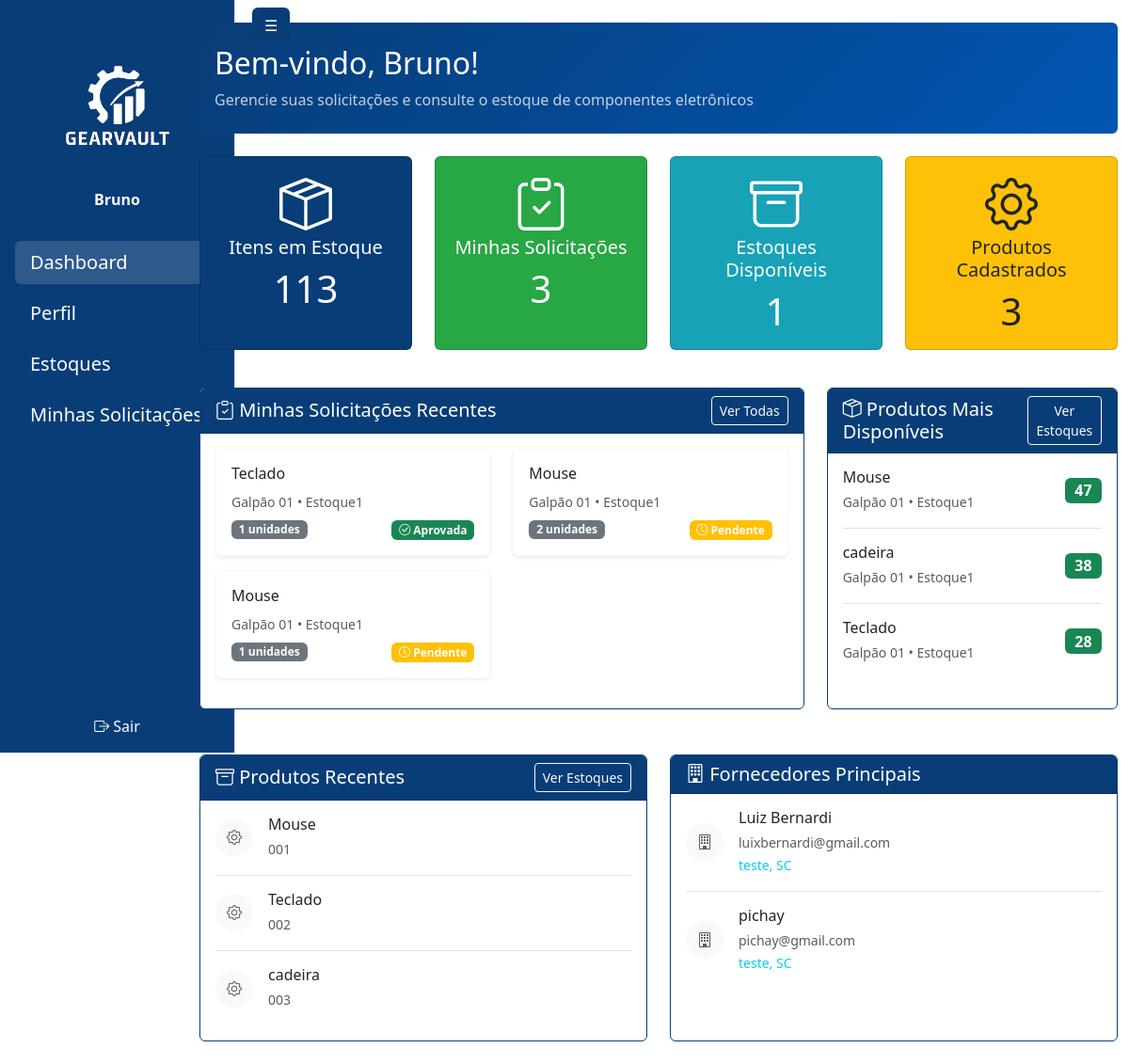
The page /usuario/painel/ (signed in) on the database its author committed.
### gearvault/models.py (models this page shows, shortened)
class SolicitacaoProduto(models.Model):
    STATUS_CHOICES = [
        ('PENDENTE', 'Pendente'),
        ('APROVADA', 'Aprovada'),
        ('REJEITADA', 'Rejeitada'),
    ]
    usuario = models.ForeignKey(
        get_user_model(), on_delete=models.CASCADE, related_name='solicitacoes')
    produto = models.ForeignKey(Produto, on_delete=models.CASCADE)
    local = models.ForeignKey(LocalArmazenamento, on_delete=models.CASCADE)
    quantidade = models.PositiveIntegerField()
    justificativa = models.TextField(
        help_text="Justificativa para a solicitação")
    status = models.CharField(
        max_length=10, choices=STATUS_CHOICES, default='PENDENTE')
    data_solicitacao = models.DateTimeField(auto_now_add=True)
    data_resposta = models.DateTimeField(null=True, blank=True)
    resposta_admin = models.TextField(
        blank=True, null=True, help_text="Resposta do administrador")
    admin_responsavel = models.ForeignKey(
        get_user_model(),
        on_delete=models.SET_NULL,
        null=True,
        blank=True,
        related_name='solicitacoes_processadas'
    )
    class Meta:
        ordering = ['-data_solicitacao']
        verbose_name = 'Solicitação de Produto'
        verbose_name_plural = 'Solicitações de Produtos'

class Produto(models.Model):
    nome = models.CharField(max_length=255)
    codigo = models.CharField(max_length=100, unique=True)
    categoria = models.CharField(max_length=100, blank=True, null=True)
    descricao = models.TextField(blank=True, null=True)
    fornecedores = models.ManyToManyField(
        Fornecedor, blank=True, related_name='produtos')
    imagem = models.ImageField(upload_to='produtos/', blank=True, null=True)

class LocalArmazenamento(models.Model):
    estoque = models.ForeignKey(Estoque, on_delete=models.CASCADE, related_name='locais')
    nome = models.CharField(max_length=255)
    descricao = models.TextField(blank=True, null=True)

class Estoque(models.Model):
    nome = models.CharField(max_length=255)
    descricao = models.TextField(blank=True, null=True)

class Fornecedor(models.Model):
    nome = models.CharField(max_length=255)
    cnpj = models.CharField(  max_length=14, validators=[
        MinLengthValidator(14),
            MaxLengthValidator(14)
        ], blank=False, null=False)
    email = models.EmailField(blank=False, null=False)
    telefone = models.CharField(max_length=11,  validators=[
            MinLengthValidator(11),
            MaxLengthValidator(11)
        ], blank=False, null=False)
    endereco = models.ForeignKey(Endereco, on_delete=models.SET_NULL, blank=False, null=True)

class Endereco(models.Model):
    logradouro = models.CharField(max_length=255)
    numero = models.CharField(max_length=20)
    complemento = models.CharField(max_length=100, blank=True, null=True)
    bairro = models.CharField(max_length=100)
    cidade = models.CharField(max_length=100)
    estado = models.CharField(max_length=2)
    cep = models.CharField(max_length=8)

### gearvault/views.py (the view)
# urls.py: path('painel/', views.usuario_painel, name='usuario_painel'),
@login_required
def usuario_painel(request):
    if request.user.profile.role != 'USUARIO':
        if request.user.profile.role == 'ADMIN':
            return redirect('admin_painel')
        return redirect('login')
    produtos = Produto.objects.all()
    total_produtos = produtos.count()
    total_estoque = ItemCompra.objects.aggregate(
        total=Sum('quantidade'))['total'] or 0
    from .models import SolicitacaoProduto
    minhas_solicitacoes = SolicitacaoProduto.objects.filter(
        usuario=request.user
    ).select_related('produto', 'local', 'local__estoque').order_by('-data_solicitacao')[:5]
    produtos_disponiveis = ItemCompra.objects.values(
        'produto__nome', 'local__nome', 'local__estoque__nome'
    ).annotate(
        quantidade_total=Sum('quantidade')
    ).filter(
        quantidade_total__gt=0
    ).order_by('-quantidade_total')[:5]
    estoques = Estoque.objects.prefetch_related('locais')
    fornecedores = Fornecedor.objects.all()
    contexto = {
        'sidebar_links': get_sidebar_links(request.user),
        'produtos': produtos,
        'total_produtos': total_produtos,
        'total_estoque': total_estoque,
        'minhas_solicitacoes': minhas_solicitacoes,
        'produtos_disponiveis': produtos_disponiveis,
        'estoques': estoques,
        'fornecedores': fornecedores,
    }
    return render(request, 'pages/user/painel.html', contexto)

### gearvault/templates/pages/user/painel.html (shortened to what this page needs)
{% extends 'base.html' %}
{% load static %}
{% block content %}
<div class="container-fluid" id="main-content-panel">
  <div class="row">
    <div class="col-md-2" id="sidebar-panel">
      {% include 'sidebar.html' %}
    </div>
    <div class="col-md-10 mt-4" id="painel-content">
      <div class="row mb-4">
        <div class="col-12">
          <div class="card border-0" style="background: linear-gradient(135deg, #083D77 0%, #0056b3 100%);">
            <div class="card-body text-white py-4">
              <h2 class="mb-2">Bem-vindo, {{ user.get_full_name|default:user.username }}!</h2>
              <p class="mb-0 opacity-75">Gerencie suas solicitações e consulte o estoque de componentes eletrônicos</p>
            </div>
          </div>
        </div>
      </div>
      <div class="row mb-4">
        <div class="col-lg-3 col-md-6 mb-3">
          <div class="card text-white h-100" style="background-color: #083D77;">
            <div class="card-body text-center">
              <i class="bi bi-box-seam display-4 mb-2"></i>
              <h5 class="card-title">Itens em Estoque</h5>
              <p class="card-text display-6">{{ total_estoque }}</p>
            </div>
          </div>
        </div>
        <div class="col-lg-3 col-md-6 mb-3">
          <div class="card text-white h-100" style="background-color: #28a745;">
            <div class="card-body text-center">
              <i class="bi bi-clipboard-check display-4 mb-2"></i>
              <h5 class="card-title">Minhas Solicitações</h5>
              <p class="card-text display-6">{{ minhas_solicitacoes|length }}</p>
            </div>
          </div>
        </div>
        <div class="col-lg-3 col-md-6 mb-3">
          <div class="card text-white h-100" style="background-color: #17a2b8;">
            <div class="card-body text-center">
              <i class="bi bi-archive display-4 mb-2"></i>
              <h5 class="card-title">Estoques Disponíveis</h5>
              <p class="card-text display-6">{{ estoques|length }}</p>
            </div>
          </div>
        </div>
        <div class="col-lg-3 col-md-6 mb-3">
          <div class="card text-white h-100" style="background-color: #ffc107; color: #212529 !important;">
            <div class="card-body text-center">
              <i class="bi bi-gear display-4 mb-2"></i>
              <h5 class="card-title" style="color: #212529 !important;">Produtos Cadastrados</h5>
              <p class="card-text display-6" style="color: #212529 !important;">{{ total_produtos }}</p>
            </div>
          </div>
        </div>
      </div>
      <div class="row mb-4">
        <div class="col-lg-8 mb-4">
          <div class="card h-100" style="border: 1px solid #083D77;">
            <div class="card-header text-white d-flex justify-content-between align-items-center" style="background-color: #083D77;">
              <h5 class="mb-0"><i class="bi bi-clipboard-check"></i> Minhas Solicitações Recentes</h5>
              <a href="{% url 'usuario_minhas_solicitacoes' %}" class="btn btn-sm btn-outline-light">Ver Todas</a>
            </div>
            <div class="card-body">
              {% if minhas_solicitacoes %}
                <div class="row">
                  {% for solicitacao in minhas_solicitacoes|slice:':4' %}
                  <div class="col-md-6 mb-3">
                    <div class="card border-light shadow-sm h-100">
                      <div class="card-body">
                        <h6 class="card-title">{{ solicitacao.produto.nome }}</h6>
                        <p class="card-text mb-2">
                          <small class="text-muted">{{ solicitacao.local.nome }} • {{ solicitacao.local.estoque.nome }}</small>
                        </p>
                        <div class="d-flex justify-content-between align-items-center">
                          <span class="badge bg-secondary">{{ solicitacao.quantidade }} unidades</span>
                          {% if solicitacao.status == 'PENDENTE' %}
                            <span class="badge bg-warning"><i class="bi bi-clock"></i> Pendente</span>
                          {% elif solicitacao.status == 'APROVADA' %}
                            <span class="badge bg-success"><i class="bi bi-check-circle"></i> Aprovada</span>
                          {% elif solicitacao.status == 'REJEITADA' %}
                            <span class="badge bg-danger"><i class="bi bi-x-circle"></i> Rejeitada</span>
                          {% endif %}
                        </div>
                      </div>
                    </div>
                  </div>
                  {% endfor %}
                </div>
              {% endif %}
            </div>
          </div>
        </div>
        <div class="col-lg-4 mb-4">
          <div class="card h-100" style="border: 1px solid #083D77;">
            <div class="card-header text-white d-flex justify-content-between align-items-center" style="background-color: #083D77;">
              <h5 class="mb-0"><i class="bi bi-box-seam"></i> Produtos Mais Disponíveis</h5>
              <a href="{% url 'usuario_estoques' %}" class="btn btn-sm btn-outline-light">Ver Estoques</a>
            </div>
            <div class="card-body">
              {% if produtos_disponiveis %}
                {% for item in produtos_disponiveis|slice:':5' %}
                <div class="d-flex justify-content-between align-items-center mb-3 {% if not forloop.last %}border-bottom pb-3{% endif %}">
                  <div>
                    <h6 class="mb-1">{{ item.produto__nome|truncatechars:25 }}</h6>
                    <small class="text-muted">{{ item.local__nome }} • {{ item.local__estoque__nome }}</small>
                  </div>
                  <span class="badge bg-success fs-6">{{ item.quantidade_total }}</span>
                </div>
                {% endfor %}
              {% else %}
                <div class="text-center py-4">
                  <i class="bi bi-box text-muted"></i>
                  <p class="text-muted mb-0">Nenhum produto disponível no momento.</p>
                </div>
              {% endif %}
            </div>
          </div>
        </div>
      </div>
      <div class="row mt-4">
        <div class="col-md-6 mb-4">
          <div class="card h-100" style="border: 1px solid #083D77;">
            <div class="card-header text-white d-flex justify-content-between align-items-center" style="background-color: #083D77;">
              <h5 class="mb-0"><i class="bi bi-archive"></i> Produtos Recentes</h5>
              <a href="{% url 'usuario_estoques' %}" class="btn btn-sm btn-outline-light">Ver Estoques</a>
            </div>
            <div class="card-body">
              {% if produtos %}
                {% for produto in produtos|slice:':4' %}
                <div class="d-flex align-items-center mb-3 {% if not forloop.last %}border-bottom pb-3{% endif %}">
                  <div class="me-3">
                    <div class="bg-light rounded-circle d-flex align-items-center justify-content-center" style="width: 40px; height: 40px;">
                      <i class="bi bi-gear text-muted"></i>
                    </div>
                  </div>
                  <div class="flex-grow-1">
                    <h6 class="mb-1">{{ produto.nome|truncatechars:30 }}</h6>
                    <small class="text-muted">{{ produto.codigo }}</small>
                  </div>
                </div>
                {% endfor %}
              {% else %}
                <div class="text-center py-4">
                  <i class="bi bi-gear text-muted"></i>
                  <p class="text-muted mb-0">Nenhum produto cadastrado.</p>
                </div>
              {% endif %}
            </div>
          </div>
        </div>
        <div class="col-md-6 mb-4">
          <div class="card h-100" style="border: 1px solid #083D77;">
            <div class="card-header text-white" style="background-color: #083D77;">
              <h5 class="mb-0"><i class="bi bi-building"></i> Fornecedores Principais</h5>
            </div>
            <div class="card-body">
              {% if fornecedores %}
                {% for fornecedor in fornecedores|slice:':4' %}
                <div class="d-flex align-items-center mb-3 {% if not forloop.last %}border-bottom pb-3{% endif %}">
                  <div class="me-3">
                    <div class="bg-light rounded-circle d-flex align-items-center justify-content-center" style="width: 40px; height: 40px;">
                      <i class="bi bi-building text-muted"></i>
                    </div>
                  </div>
                  <div class="flex-grow-1">
                    <h6 class="mb-1">{{ fornecedor.nome|truncatechars:30 }}</h6>
                    <small class="text-muted">{{ fornecedor.email }}</small>
                    {% if fornecedor.endereco %}
                      <br><small class="text-info">{{ fornecedor.endereco.cidade }}, {{ fornecedor.endereco.estado }}</small>
                    {% endif %}
                  </div>
                </div>
                {% endfor %}
              {% else %}
                <div class="text-center py-4">
                  <i class="bi bi-building text-muted"></i>
                  <p class="text-muted mb-0">Nenhum fornecedor cadastrado.</p>
                </div>
              {% endif %}
            </div>
          </div>
        </div>
      </div>
    </div>
  </div>
</div>
<script src="{% static 'js/painel-content-resize.js' %}"></script>{% endblock %}

### templates/sidebar.html (shortened to what this page needs)
{% load static %}
<div id="sidebar" class="position-fixed top-0 start-0 vh-100 text-white d-flex flex-column pt-5 border-end" style="background-color: #083D77; width: 250px; transition: transform 0.3s ease;">
  <div class="text-center mb-4 pt-3">
    <img src="{% static 'assets/LogoGearvaultBranco.png' %}" alt="Logo GearVault" style="width: 120px;" class="mb-3" />
    <strong class="d-block">{{ user.username }}</strong>
  </div>
  <nav class="flex-grow-1">
    <ul class="nav flex-column px-3">
      {% if sidebar_links %}
        {% for link in sidebar_links %}
          <li class="nav-item mt-2">
            <a href="{{ link.url }}" class="nav-link text-white fs-5 rounded px-3 py-2 link-hover{% if request.path == link.url %} active-link{% endif %}">{{ link.label }}</a>
          </li>
        {% endfor %}
      {% else %}
        <li class="nav-item text-white px-3">Nenhum link disponível</li>
      {% endif %}
    </ul>
  </nav>
  <div class="mt-auto">
    <a href="{% url 'logout' %}" class="text-white d-block px-3 py-2 pb-3 text-decoration-none text-center"><i class="bi bi-box-arrow-right"></i> Sair</a>
  </div>
</div>
<button id="toggleSidebarBtn" type="button" class="btn position-fixed top-0" style="background-color: #083D77;
  color: white; left: 260px; z-index: 1050; transition: left 0.3s ease; margin: 0.5rem;">☰</button>

### templates/sidebar.html (style rules this page uses)
.link-hover { transition: color 0.3s ease, background-color 0.3s ease; }
.link-hover:hover, .active-link { background-color: rgba(255, 255, 255, 0.15); text-decoration: none; }

### gearvault/templates/pages/user/painel.html (style rules this page uses)
#painel-content { transition: width 0.3s cubic-bezier(0.4, 0, 0.2, 1), margin-left 0.3s cubic-bezier(0.4, 0, 0.2, 1); }
#sidebar-panel { transition: width 0.3s cubic-bezier(0.4, 0, 0.2, 1), display 0.3s cubic-bezier(0.4, 0, 0.2, 1); }

### rows shown on the page
SolicitacaoProduto: produto.nome "Teclado", local.nome "Galpão 01", local.estoque.nome "Estoque1", quantidade "1", status "APROVADA" (drawn)
SolicitacaoProduto: produto.nome "Mouse", local.nome "Galpão 01", local.estoque.nome "Estoque1", quantidade "2", status "PENDENTE" (drawn)
SolicitacaoProduto: produto.nome "Mouse", local.nome "Galpão 01", local.estoque.nome "Estoque1", quantidade "1", status "PENDENTE" (drawn)
Produto: nome "Mouse", codigo "001"
Produto: nome "Teclado", codigo "002"
Produto: nome "cadeira", codigo "003"
Fornecedor: nome "Luiz Bernardi", email "luixbernardi@gmail.com", endereco.cidade "teste", endereco.estado "SC"
Fornecedor: nome "pichay", email "pichay@gmail.com", endereco.cidade "teste", endereco.estado "SC"

### other values the page prints
{{ user.username }} "Bruno"
{{ link.label }} "Dashboard" "Perfil" "Estoques" "Minhas Solicitações"
{{ user.get_full_name|default:user.username }} "Bruno"
{{ total_estoque }} "113"
{{ minhas_solicitacoes|length }} "3"
{{ estoques|length }} "1"
{{ total_produtos }} "3"
{{ item.produto__nome|truncatechars:25 }} "Mouse" "cadeira" "Teclado"
{{ item.local__nome }} "Galpão 01" "Galpão 01" "Galpão 01"
{{ item.local__estoque__nome }} "Estoque1" "Estoque1" "Estoque1"
{{ item.quantidade_total }} "47" "38" "28"
